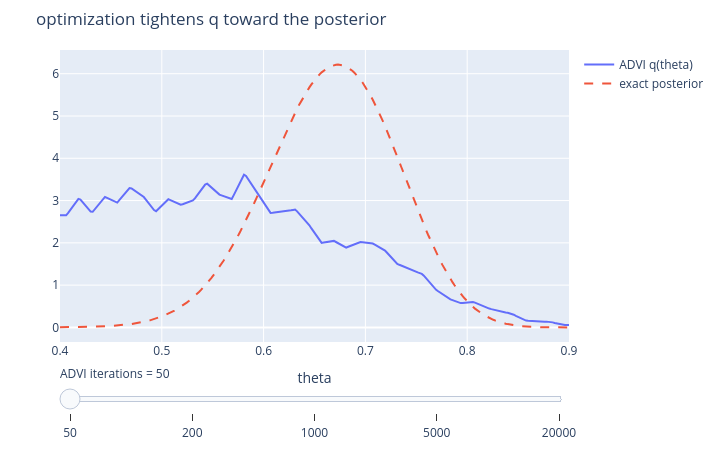

Notebook code cell kept with this figure:
### Markdown cell above
### ▶ 触って確かめる — 反復で近似が事後に寄っていく

ADVI の反復回数 $n$ をスライダーで増やすと、近似 $q(\theta)$（実線）が厳密事後（破線）へ寄っていきます。
最適化を進めるほど ELBO が上がり KL が縮む様子の「見える化」です（静的 HTML でも動作）。

### Code cell
# Slider over ADVI iterations: q tightens toward the exact posterior as we optimize.
from bayes_textbook import visualization as viz

if PYMC_OK:
    import plotly.io as pio

    pio.renderers.default = "plotly_mimetype+notebook_connected"
    th = np.linspace(0.4, 0.9, 250)
    frames = []
    for n_it in [50, 200, 1000, 5000, 20000]:
        with pm.Model():
            t_ = pm.Beta("theta", 2, 2)
            pm.Binomial("x", n=50, p=t_, observed=34)
            ap = pm.fit(n=n_it, method="advi", progressbar=False, random_seed=0)
            smp = ap.sample(4000, random_seed=0).posterior["theta"].values.ravel()
        hist, edges = np.histogram(smp, bins=40, range=(0.4, 0.9), density=True)
        centers = 0.5 * (edges[:-1] + edges[1:])
        frames.append((f"{n_it}",
                       [("ADVI q(theta)", np.interp(th, centers, hist), None),
                        ("exact posterior", exact.dist.pdf(th), "dash")]))
    fig = viz.plotly_curve_slider(th, frames, slider_name="ADVI iterations",
                                  title="optimization tightens q toward the posterior")
    fig.update_xaxes(title="theta")
    fig.show()
else:
    print("[skipped: PyMC not available]")

### Figure 1 — Plotly figure (JSON) as saved in the notebook; plotly's stock layout.template omitted (floating-point values rounded to 4 significant figures; data arrays with more than 128 entries replaced by an {"elided": "..."} marker saying what was removed)
{"data": [{"mode": "lines", "name": "ADVI q(theta)", "type": "scatter", "x": {"elided": "250 float values"}, "y": {"elided": "250 float values"}}, {"line": {"dash": "dash"}, "mode": "lines", "name": "exact posterior", "type": "scatter", "x": {"elided": "250 float values"}, "y": {"elided": "250 float values"}}], "layout": {"height": 450, "margin": {"b": 30, "l": 60, "r": 20, "t": 50}, "sliders": [{"currentvalue": {"prefix": "ADVI iterations = "}, "steps": [{"args": [["50"], {"frame": {"duration": 0, "redraw": true}, "mode": "immediate"}], "label": "50", "method": "animate"}, {"args": [["200"], {"frame": {"duration": 0, "redraw": true}, "mode": "immediate"}], "label": "200", "method": "animate"}, {"args": [["1000"], {"frame": {"duration": 0, "redraw": true}, "mode": "immediate"}], "label": "1000", "method": "animate"}, {"args": [["5000"], {"frame": {"duration": 0, "redraw": true}, "mode": "immediate"}], "label": "5000", "method": "animate"}, {"args": [["20000"], {"frame": {"duration": 0, "redraw": true}, "mode": "immediate"}], "label": "20000", "method": "animate"}]}], "title": {"text": "optimization tightens q toward the posterior"}, "width": 720, "xaxis": {"title": {"text": "theta"}}}}
